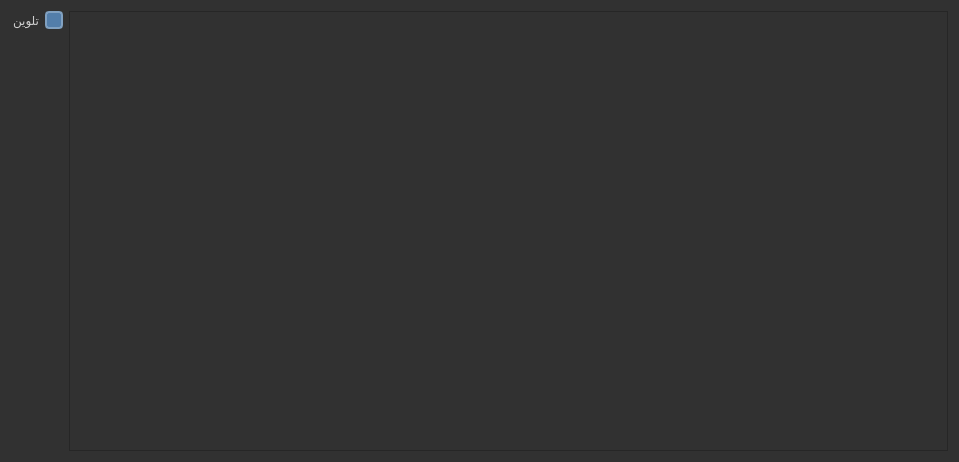
<?xml version="1.0" encoding="UTF-8"?>
<ui version="4.0">
 <class>DetailedWordDisplayDialog</class>
 <widget class="QDialog" name="DetailedWordDisplayDialog">
  <property name="windowModality">
   <enum>Qt::NonModal</enum>
  </property>
  <property name="geometry">
   <rect>
    <x>0</x>
    <y>0</y>
    <width>959</width>
    <height>462</height>
   </rect>
  </property>
  <property name="windowTitle">
   <string>تفاصيل موسّعة</string>
  </property>
  <property name="layoutDirection">
   <enum>Qt::RightToLeft</enum>
  </property>
  <property name="styleSheet">
   <string notr="true">QWidget {
    background-color: rgb(49, 49, 49);
    color: rgb(207, 207, 207);
    font: 400 20pt &quot;Calibri&quot;;
}

/* Checkbox styling */
QCheckBox::indicator {
    width: 14px;
    height: 14px;
    border: 2px solid #81A1C1;
    border-radius: 4px;
    background-color: #3B4252;
}

QCheckBox::indicator:checked {
    background-color: #537EAA;
}

QCheckBox::indicator:hover {
    background-color: #47607E;
}
</string>
  </property>
  <property name="locale">
   <locale language="English" country="UnitedStates"/>
  </property>
  <property name="sizeGripEnabled">
   <bool>false</bool>
  </property>
  <layout class="QVBoxLayout" name="verticalLayout_2">
   <item>
    <layout class="QHBoxLayout" name="horizontalLayout">
     <item>
      <widget class="QTextBrowser" name="textBrowser">
       <property name="cursor" stdset="0">
        <cursorShape>IBeamCursor</cursorShape>
       </property>
       <property name="styleSheet">
        <string notr="true">font-family: 'Noto Naskh Arabic'; font-size: 17pt;</string>
       </property>
       <property name="locale">
        <locale language="Arabic" country="Israel"/>
       </property>
      </widget>
     </item>
     <item>
      <layout class="QVBoxLayout" name="verticalLayout">
       <item>
        <widget class="QCheckBox" name="colorizeCheckbox">
         <property name="text">
          <string>تلوين</string>
         </property>
         <property name="checked">
          <bool>true</bool>
         </property>
        </widget>
       </item>
       <item>
        <spacer name="verticalSpacer">
         <property name="orientation">
          <enum>Qt::Vertical</enum>
         </property>
         <property name="sizeHint" stdset="0">
          <size>
           <width>20</width>
           <height>40</height>
          </size>
         </property>
        </spacer>
       </item>
      </layout>
     </item>
    </layout>
   </item>
  </layout>
 </widget>
 <resources/>
 <connections/>
</ui>
